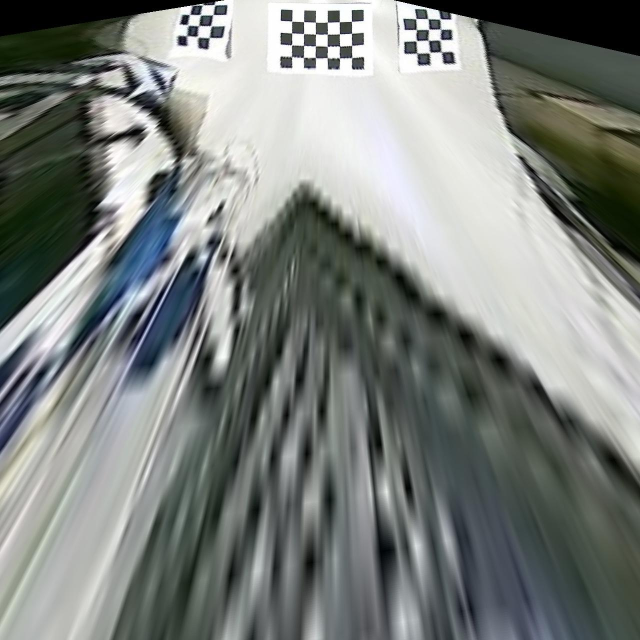
//> input picture transform_stitch/back1.jpg, 1280 x 1280 px (shown at 1/2 size)
$ ./transform_stitch back1.jpg front1.jpg front1.jpg front1.jpg   (built with g++ and OpenCV 4)
//> lines starting //> are read from the running program, lines starting //| are printed output that depends on the picture
#include <iostream>
#include <opencv2/imgproc/imgproc.hpp>
#include <opencv2/highgui/highgui.hpp>
#include <opencv2/calib3d/calib3d.hpp>
#include <vector>

using namespace std;
using namespace cv ;

#define min(x,y) (x>y?y:x)

int main(int argc, char* argv[])
{
	Mat image1 = imread(argv[1]); /* front */
//> image1 is the input picture: 1280 rows x 1280 cols, CV_8UC3; mean B, G, R 126, 129.4, 124.7
	Mat image2 = imread(argv[2]); /* left */
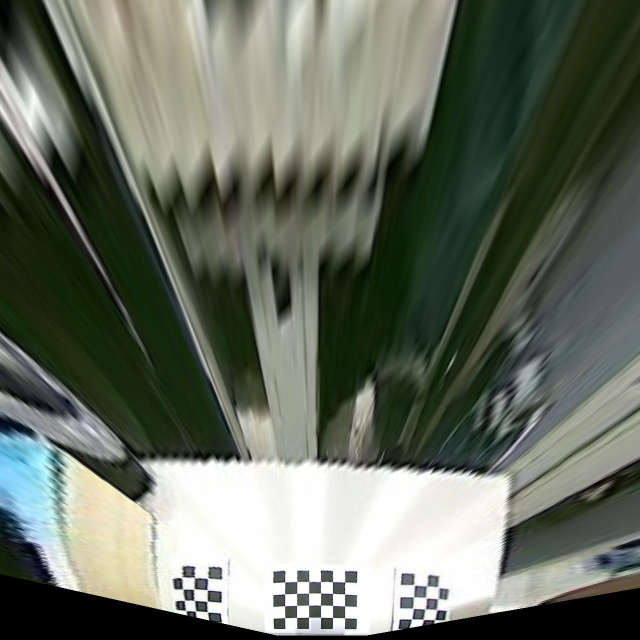
//> input picture transform_stitch/front1.jpg, 1280 x 1280 px (shown at 1/2 size)
//> image2 is the input picture: 1280 rows x 1280 cols, CV_8UC3; mean B, G, R 97, 109.6, 102.2
	Mat image3 = imread(argv[3]); /* back */
	Mat image4 = imread(argv[4]); /* right */

	float w = 24.0f; /* each piece */
	float iw = 1280.0f;
	float ih = 1280.0f;

	vector<Point2f> corners_image1(12);
	vector<Point2f> corners_image2(12);
	vector<Point2f> corners_image3(12);
	vector<Point2f> corners_image4(12);
	vector<Point2f> corners_trans1(12);
	vector<Point2f> corners_trans2(12);
	vector<Point2f> corners_trans3(12);
	vector<Point2f> corners_trans4(12);

	corners_image1[0] = Point2f(364.f,1154.f);
	corners_image1[1] = Point2f(415.f,1155.f);
	corners_image1[2] = Point2f(370.f,1221.f);
	corners_image1[3] = Point2f(415.f,1223.f);
	corners_image1[4] = Point2f(570.f,1164.f);
	corners_image1[5] = Point2f(690.f,1164.f);
	corners_image1[6] = Point2f(570.f,1236.f);
	corners_image1[7] = Point2f(690.f,1236.f);
	corners_image1[8] = Point2f(829.f,1171.f);
	corners_image1[9] = Point2f(878.f,1174.f);
	corners_image1[10] = Point2f(825.f,1239.f);
	corners_image1[11] = Point2f(870.f,1241.f);

	corners_image2[0] = Point2f(1123.f,239.f);
	corners_image2[1] = Point2f(1187.f,240.f);
	corners_image2[2] = Point2f(1108.f,360.f);
	corners_image2[3] = Point2f(1171.f,357.f);
	corners_image2[4] = Point2f(1063.f,594.f);
	corners_image2[5] = Point2f(1196.f,590.f);
	corners_image2[6] = Point2f(1064.f,665.f);
	corners_image2[7] = Point2f(1189.f,665.f);
	corners_image2[8] = Point2f(1085.f,860.f);
	corners_image2[9] = Point2f(1131.f,862.f);
	corners_image2[10] = Point2f(1087.f,920.f);
	corners_image2[11] = Point2f(1129.f,922.f);

	corners_image3[0] = Point2f(385.f,12.f);
	corners_image3[1] = Point2f(428.f,12.f);
	corners_image3[2] = Point2f(371.f,71.f);
	corners_image3[3] = Point2f(419.f,76.f);
	corners_image3[4] = Point2f(583.f,42.f);
	corners_image3[5] = Point2f(701.f,43.f);
	corners_image3[6] = Point2f(584.f,112.f);
	corners_image3[7] = Point2f(703.f,114.f);
	corners_image3[8] = Point2f(832.f,38.f);
	corners_image3[9] = Point2f(882.f,38.f);
	corners_image3[10] = Point2f(836.f,106.f);
	corners_image3[11] = Point2f(884.f,103.f);

	corners_image4[0] = Point2f(148.f,320.f);
	corners_image4[1] = Point2f(197.f,308.f);
	corners_image4[2] = Point2f(150.f,393.f);
	corners_image4[3] = Point2f(199.f,389.f);
	corners_image4[4] = Point2f(118.f,564.f);
	corners_image4[5] = Point2f(237.f,564.f);
	corners_image4[6] = Point2f(120.f,636.f);
	corners_image4[7] = Point2f(237.f,638.f);
	corners_image4[8] = Point2f(156.f,900.f);
	corners_image4[9] = Point2f(200.f,902.f);
	corners_image4[10] = Point2f(152.f,981.f);
	corners_image4[11] = Point2f(197.f,979.f);


	//---------------------
	// |    0    1     2   |
	// |    3          4   |
	// |    5    6     7   |
	//---------------------

#define DX(img, pt) ((corners_image##img[pt*4].x+corners_image##img[pt*4+1].x+corners_image##img[pt*4+2].x+corners_image##img[pt*4+3].x)/4)
#define DY(img, pt) ((corners_image##img[pt*4].y+corners_image##img[pt*4+1].y+corners_image##img[pt*4+2].y+corners_image##img[pt*4+3].y)/4)

	vector<Point2f> chess_center(8);
	chess_center[0].y = (corners_image1[4].y + corners_image1[5].y + corners_image1[6].y + corners_image1[7].y) / 4;
	chess_center[1].y = chess_center[0].y;
	chess_center[2].y = chess_center[0].y;
	chess_center[0].x = (corners_image2[4].x + corners_image2[5].x + corners_image2[6].x + corners_image2[7].x) / 4;
	chess_center[3].x = chess_center[0].x;
	chess_center[5].x = chess_center[0].x;

	float dx10 = (DX(1,1) - DX(1,0));
	float dx21 = (DX(1,2) - DX(1,1));
	corners_trans1[0].x = chess_center[0].x - w;
	corners_trans1[0].y = chess_center[0].y - 1.5 * w;
	corners_trans1[1].x = chess_center[0].x + w;
	corners_trans1[1].y = chess_center[0].y - 1.5 * w;
	corners_trans1[2].x = chess_center[0].x - w;
	corners_trans1[2].y = chess_center[0].y + 1.5 * w;
	corners_trans1[3].x = chess_center[0].x + w;
	corners_trans1[3].y = chess_center[0].y + 1.5 * w;
	corners_trans1[4].x = corners_trans1[0].x + dx10 - 1.5 * w;
	corners_trans1[4].y = corners_trans1[0].y;
	corners_trans1[5].x = corners_trans1[1].x + dx10 + 1.5 * w;
	corners_trans1[5].y = corners_trans1[1].y;
	corners_trans1[6].x = corners_trans1[2].x + dx10 - 1.5 * w;
	corners_trans1[6].y = corners_trans1[2].y;
	corners_trans1[7].x = corners_trans1[3].x + dx10 + 1.5 * w;
	corners_trans1[7].y = corners_trans1[3].y;
	corners_trans1[8].x = corners_trans1[0].x + dx21 + dx10;
	corners_trans1[8].y = corners_trans1[0].y;
	corners_trans1[9].x = corners_trans1[1].x + dx21 + dx10;
	corners_trans1[9].y = corners_trans1[1].y;
	corners_trans1[10].x = corners_trans1[2].x + dx21 + dx10;
	corners_trans1[10].y = corners_trans1[2].y;
	corners_trans1[11].x = corners_trans1[3].x + dx21 + dx10;
	corners_trans1[11].y = corners_trans1[3].y;

	float dy30 = DY(2, 1) - DY(2, 0);
	float dy53 = DY(2, 2) - DY(2, 1);
	corners_trans2[0] = corners_trans1[0];
	corners_trans2[1] = corners_trans1[1];
	corners_trans2[2] = corners_trans1[2];
	corners_trans2[3] = corners_trans1[3];
	corners_trans2[4].x = corners_trans2[0].x - 1.5 * w;
	corners_trans2[4].y = corners_trans2[0].y + dy30;
	corners_trans2[5].x = corners_trans2[1].x + 1.5 * w;
	corners_trans2[5].y = corners_trans2[1].y + dy30;
	corners_trans2[6].x = corners_trans2[2].x - 1.5 * w;
	corners_trans2[6].y = corners_trans2[2].y + dy30;
	corners_trans2[7].x = corners_trans2[3].x + 1.5 * w;
	corners_trans2[7].y = corners_trans2[3].y + dy30;
	corners_trans2[8].x = corners_trans2[0].x;
	corners_trans2[8].y = corners_trans2[0].y + dy53 + dy30;
	corners_trans2[9].x = corners_trans2[1].x;
	corners_trans2[9].y = corners_trans2[1].y + dy53 + dy30;
	corners_trans2[10].x = corners_trans2[2].x;
	corners_trans2[10].y = corners_trans2[2].y + dy53 + dy30;
	corners_trans2[11].x = corners_trans2[3].x;
	corners_trans2[11].y = corners_trans2[3].y + dy53 + dy30;

	float dx65 = (DX(3,1) - DX(3,0));
	float dx76 = (DX(3,2) - DX(3,1));
	corners_trans3[0] = corners_trans2[8];
	corners_trans3[1] = corners_trans2[9];
	corners_trans3[2] = corners_trans2[10];
	corners_trans3[3] = corners_trans2[11];
	corners_trans3[4].x = corners_trans3[0].x + dx65 - 1.5 * w;
	corners_trans3[4].y = corners_trans3[0].y;
	corners_trans3[5].x = corners_trans3[1].x + dx65 + 1.5 * w;
	corners_trans3[5].y = corners_trans3[1].y;
	corners_trans3[6].x = corners_trans3[2].x + dx65 - 1.5 * w;
	corners_trans3[6].y = corners_trans3[2].y;
	corners_trans3[7].x = corners_trans3[3].x + dx65 + 1.5 * w;
	corners_trans3[7].y = corners_trans3[3].y;
	corners_trans3[8].x = corners_trans3[0].x + dx76 + dx65;
	corners_trans3[8].y = corners_trans3[0].y;
	corners_trans3[9].x = corners_trans3[1].x + dx76 + dx65;
	corners_trans3[9].y = corners_trans3[1].y;
	corners_trans3[10].x = corners_trans3[2].x + dx76 + dx65;
	corners_trans3[10].y = corners_trans3[2].y;
	corners_trans3[11].x = corners_trans3[3].x + dx76 + dx65;
	corners_trans3[11].y = corners_trans3[3].y;

	float dy42 = DY(4, 1) - DY(4, 0);
	float dy74 = DY(4, 2) - DY(4, 1);
	corners_trans4[0] = corners_trans1[8];
	corners_trans4[1] = corners_trans1[9];
	corners_trans4[2] = corners_trans1[10];
	corners_trans4[3] = corners_trans1[11];
	corners_trans4[4].x = corners_trans4[0].x - 1.5 * w;
	corners_trans4[4].y = corners_trans4[0].y + dy42;
	corners_trans4[5].x = corners_trans4[1].x + 1.5 * w;
	corners_trans4[5].y = corners_trans4[1].y + dy42;
	corners_trans4[6].x = corners_trans4[2].x - 1.5 * w;
	corners_trans4[6].y = corners_trans4[2].y + dy42;
	corners_trans4[7].x = corners_trans4[3].x + 1.5 * w;
	corners_trans4[7].y = corners_trans4[3].y + dy42;
	corners_trans4[8] = corners_trans3[8];
	corners_trans4[9] = corners_trans3[9];
	corners_trans4[10] = corners_trans3[10];
	corners_trans4[11] = corners_trans3[11];

#define SET4(d,s,start) do {d[0]=s[0+start];d[1]=s[1+start];d[2]=s[2+start];d[3]=s[3+start];} while(0)
#define MINUSX4(d, n) do {d[0].x-=n;d[1].x-=n;d[2].x-=n;d[3].x-=n;} while(0)
#define MINUSY4(d, n) do {d[0].y-=n;d[1].y-=n;d[2].y-=n;d[3].y-=n;} while(0)
	float alpha = 0.5f;
	float alpha2 = 0.8f;
	Mat blending;
	Mat img_trans;
	resize(image1, img_trans, Size(2560, 2560), 0, 0, CV_INTER_LINEAR);
	Mat roi_img;
	Rect r;
	Mat transform;
	vector<Point2f> orig(4);
	vector<Point2f> trans(4);

	/* image1 part2 */
	r.x = corners_image1[3].x + 1.5 * w;
	r.y = 0;
	r.width = (corners_image1[10].x - 1.5 * w) - r.x;
	r.height = ih;
	//roi_img.release();
	image1(r).copyTo(roi_img);
	SET4(orig, corners_image1, 4);
	MINUSX4(orig, r.x);
	SET4(trans, corners_trans1, 4);
	trans[0].x -= 2;
	trans[0].y += 20;
	trans[1].y += 18;
	transform = getPerspectiveTransform(orig, trans);
	warpPerspective(roi_img, img_trans, transform, img_trans.size());
	addWeighted(img_trans, alpha2, img_trans, 0.0, 0.0, blending);

	/* image2 part2 */
	r.x = 0;
	r.y = corners_image2[2].y + 1.5 * w;
	r.width = iw;
	r.height = (corners_image2[8].y - 1.5 * w) - r.y;
	roi_img.release();
	image2(r).copyTo(roi_img);
//> roi_img: 428 rows x 1280 cols, CV_8UC3
	SET4(orig, corners_image2, 4);
	MINUSY4(orig, r.y);
	SET4(trans, corners_trans2, 4);
	trans[0].y -= 25;
	trans[1].y -= 25;
	transform = getPerspectiveTransform(orig, trans);
	warpPerspective(roi_img, img_trans, transform, img_trans.size());
	addWeighted(img_trans, alpha2, blending, 1.0, 0.0, blending);

	/* image3 part2 */
	r.x = corners_image3[3].x + 1.5 * w;
	r.y = 0;
	r.width = (corners_image3[10].x - 1.5 * w) - r.x;
	r.height = ih;
	roi_img.release();
	image3(r).copyTo(roi_img);
//> roi_img: 1280 rows x 345 cols, CV_8UC3
	SET4(orig, corners_image3, 4);
	MINUSX4(orig, r.x);
	SET4(trans, corners_trans3, 4);
	transform = getPerspectiveTransform(orig, trans);
	warpPerspective(roi_img, img_trans, transform, img_trans.size());
	addWeighted(img_trans, alpha2, blending, 1.0, 0.0, blending);

	/* image4 part2 */
	r.x = 0;
	r.y = corners_image4[2].y + 1.5 * w;
	r.width = iw;
	r.height = (corners_image4[8].y - 1.5 * w) - r.y;
	roi_img.release();
	image4(r).copyTo(roi_img);
//> roi_img: 435 rows x 1280 cols, CV_8UC3
	SET4(orig, corners_image4, 4);
	MINUSY4(orig, r.y);
	SET4(trans, corners_trans4, 4);
	trans[0].x -= 2;
	trans[0].y -= 6;
	trans[1].x -= 6;
	trans[1].y -= 8;
	transform = getPerspectiveTransform(orig, trans);
	warpPerspective(roi_img, img_trans, transform, img_trans.size());
	addWeighted(img_trans, alpha2, blending, 1.0, 0.0, blending);

	/* image1 part1 */
	r.x = 0;
	r.y = 0;
	r.width = corners_image1[3].x + 2 * w;
	r.height = ih;
	roi_img.release();
	image1(r).copyTo(roi_img);
//> roi_img: 1280 rows x 463 cols, CV_8UC3
	SET4(orig, corners_image1, 0);
	SET4(trans, corners_trans1, 0);
	transform = getPerspectiveTransform(orig, trans);
	warpPerspective(roi_img, img_trans, transform, img_trans.size());
	addWeighted(blending, 1.0, img_trans, alpha, 0.0, blending);

	/* image1 part3 */
	r.x = corners_image1[8].x - 2 * w;
	r.y = 0;
	r.width = iw - r.x;
	r.height = ih;
	roi_img.release();
	image1(r).copyTo(roi_img);
//> roi_img: 1280 rows x 499 cols, CV_8UC3
	SET4(orig, corners_image1, 8);
	MINUSX4(orig, r.x);
	SET4(trans, corners_trans1, 8);
	transform = getPerspectiveTransform(orig, trans);
	warpPerspective(roi_img, img_trans, transform, img_trans.size());
	addWeighted(blending, 1.0, img_trans, alpha, 0.0, blending);


	/* image2 part1 */
	r.x = 0;
	r.y = 0;
	r.width = iw;
	r.height = corners_image2[2].y + 2 * w;
	roi_img.release();
	image2(r).copyTo(roi_img);
//> roi_img: 408 rows x 1280 cols, CV_8UC3
	SET4(orig, corners_image2, 0);
	SET4(trans, corners_trans2, 0);
	transform = getPerspectiveTransform(orig, trans);
	warpPerspective(roi_img, img_trans, transform, img_trans.size());
	addWeighted(blending, 1.0, img_trans, alpha, 0.0, blending);

	/* image2 part3 */
	r.x = 0;
	r.y = corners_image2[8].y - 2 * w;
	r.width = iw;
	r.height = ih-r.y;
	roi_img.release();
	image2(r).copyTo(roi_img);
//> roi_img: 468 rows x 1280 cols, CV_8UC3
	SET4(orig, corners_image2, 8);
	MINUSY4(orig, r.y);
	SET4(trans, corners_trans2, 8);
	transform = getPerspectiveTransform(orig, trans);
	warpPerspective(roi_img, img_trans, transform, img_trans.size());
	addWeighted(blending, 1.0, img_trans, alpha, 0.0, blending);

	/* image3 part1 */
	r.x = 0;
	r.y = 0;
	r.width = corners_image3[3].x + 2 * w;
	r.height = ih;
	roi_img.release();
	image3(r).copyTo(roi_img);
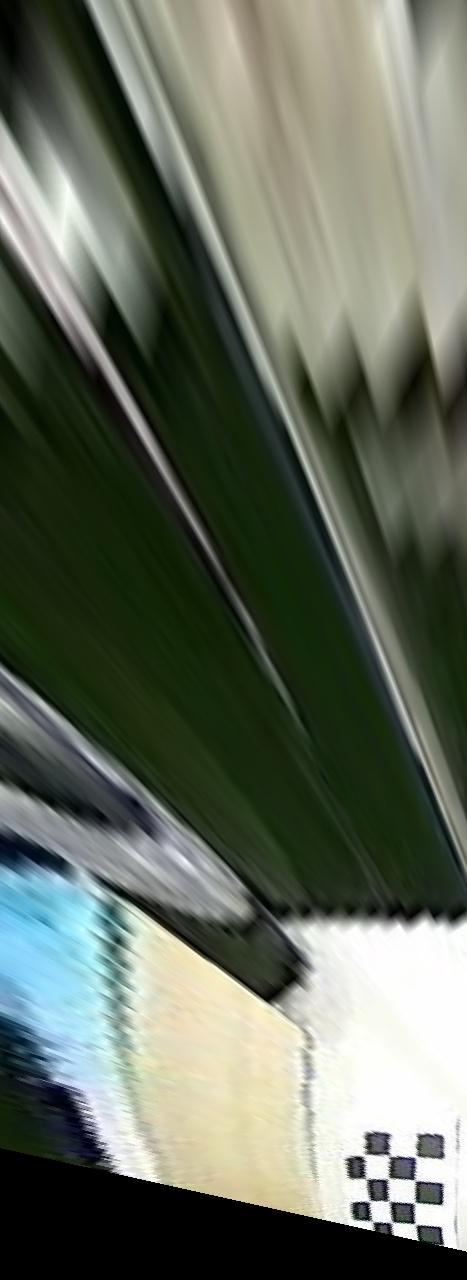
//> roi_img: 1280 rows x 467 cols, CV_8UC3; mean B, G, R 93.5, 107.1, 99.6
	SET4(orig, corners_image3, 0);
	MINUSX4(orig, r.x);
	SET4(trans, corners_trans3, 0);
	transform = getPerspectiveTransform(orig, trans);
	warpPerspective(roi_img, img_trans, transform, img_trans.size());
	addWeighted(blending, 1.0, img_trans, alpha, 0.0, blending);

	/* image3 part3 */
	r.x = corners_image3[8].x - 2 * w;
	r.y = 0;
	r.width = iw - r.x;
	r.height = ih;
	roi_img.release();
	image3(r).copyTo(roi_img);
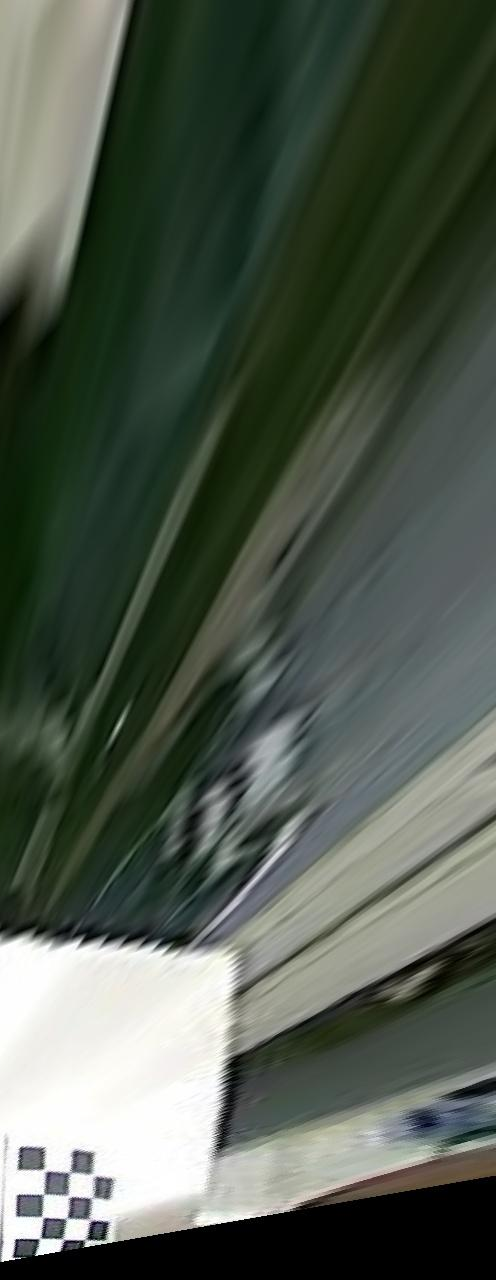
//> roi_img: 1280 rows x 496 cols, CV_8UC3; mean B, G, R 77.7, 89.4, 79.8
	SET4(orig, corners_image3, 8);
	MINUSX4(orig, r.x);
	SET4(trans, corners_trans3, 8);
	transform = getPerspectiveTransform(orig, trans);
	warpPerspective(roi_img, img_trans, transform, img_trans.size());
	addWeighted(blending, 1.0, img_trans, alpha, 0.0, blending);

	/* image4 part1 */
	r.x = 0;
	r.y = 0;
	r.width = iw;
	r.height = corners_image4[2].y + 2 * w;
	roi_img.release();
	image4(r).copyTo(roi_img);
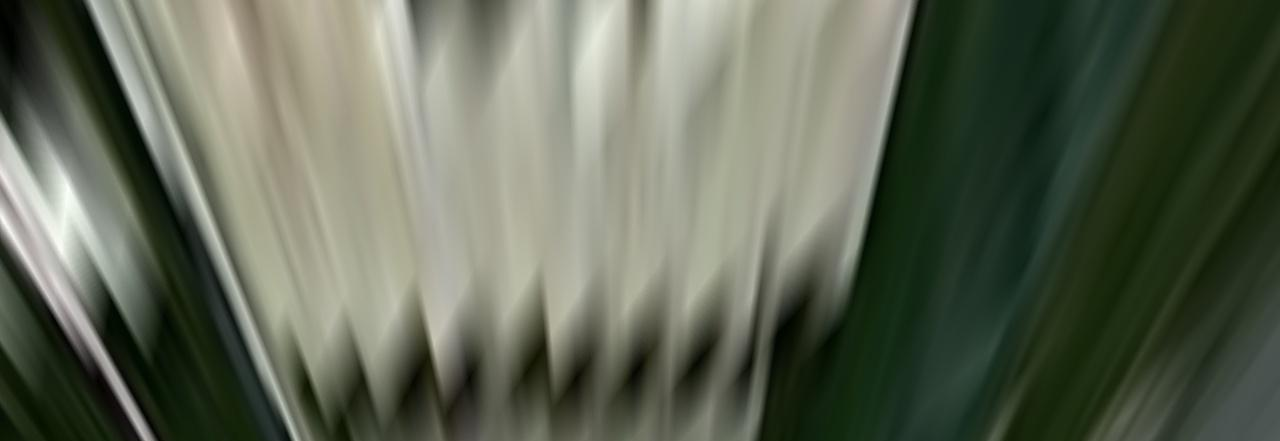
//> roi_img: 441 rows x 1280 cols, CV_8UC3; mean B, G, R 85.6, 102.4, 95.4
	SET4(orig, corners_image4, 0);
	MINUSY4(orig, r.y);
	SET4(trans, corners_trans4, 0);
	transform = getPerspectiveTransform(orig, trans);
	warpPerspective(roi_img, img_trans, transform, img_trans.size());
	addWeighted(blending, 1.0, img_trans, alpha, 0.0, blending);

	/* image4 part3 */
	r.x = 0;
	r.y = corners_image4[8].y - 2 * w;
	r.width = iw;
	r.height = ih-r.y;
	roi_img.release();
	image4(r).copyTo(roi_img);
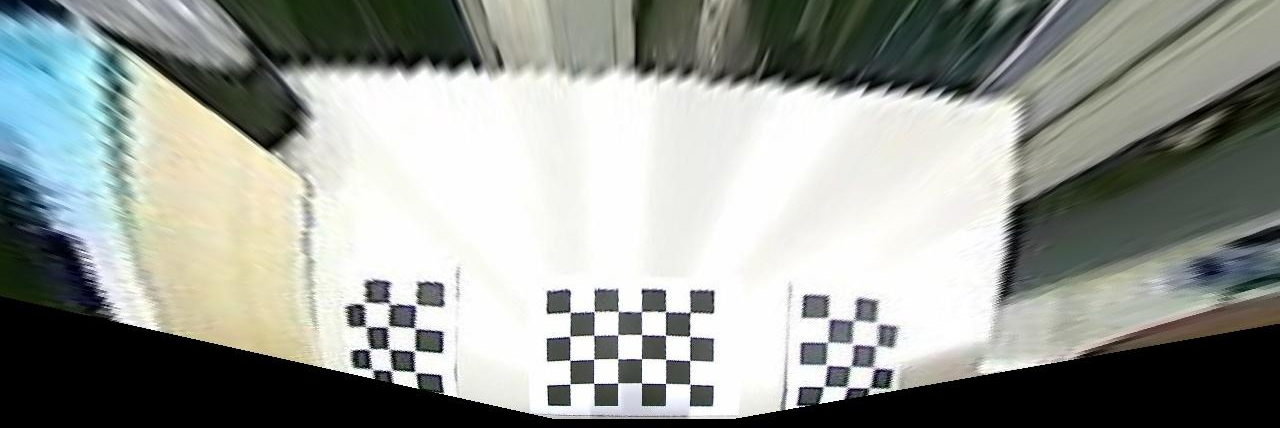
//> roi_img: 428 rows x 1280 cols, CV_8UC3; mean B, G, R 149.2, 154.7, 150.5
	SET4(orig, corners_image4, 8);
	MINUSY4(orig, r.y);
	SET4(trans, corners_trans4, 8);
	transform = getPerspectiveTransform(orig, trans);
	warpPerspective(roi_img, img_trans, transform, img_trans.size());
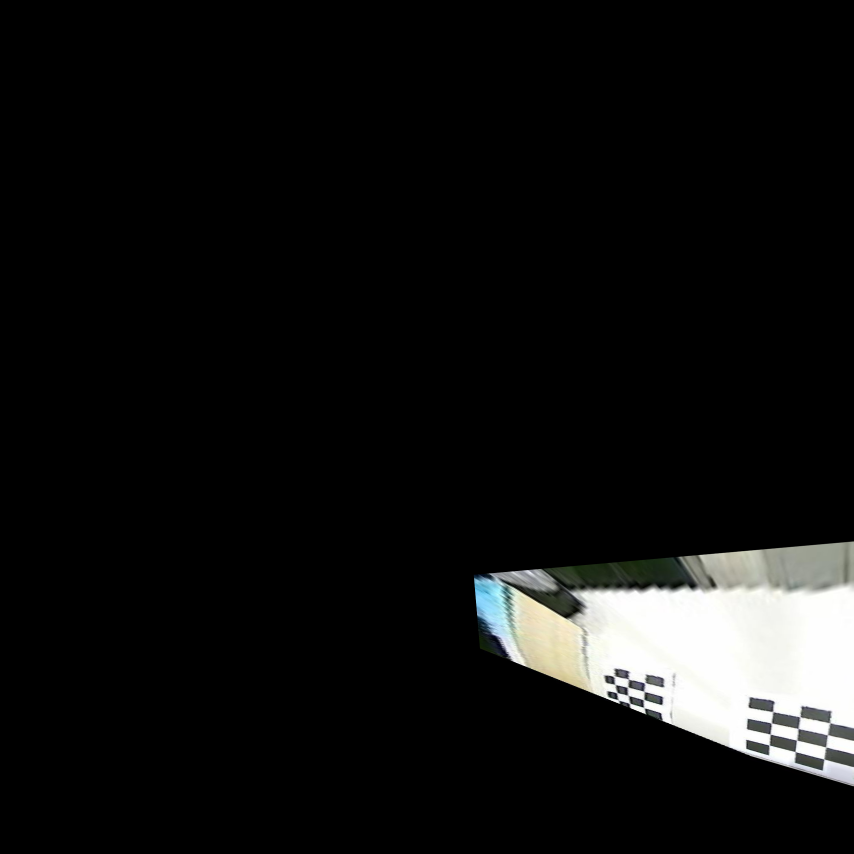
//> img_trans: 2560 rows x 2560 cols, CV_8UC3 (shown at 1/3 size); mean B, G, R 16.6, 17.1, 16.9
	addWeighted(blending, 1.0, img_trans, alpha, 0.0, blending);
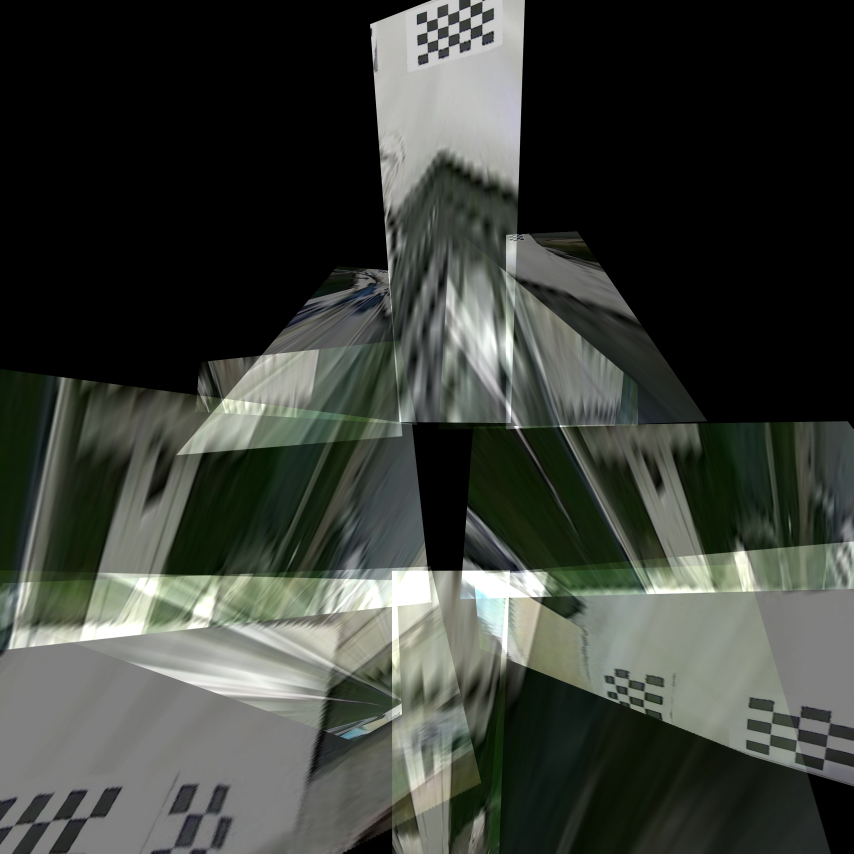
//> blending: 2560 rows x 2560 cols, CV_8UC3 (shown at 1/3 size); mean B, G, R 57, 63.2, 59.3

	imshow("blending", blending);
	imwrite("blending.jpg", blending);
	waitKey(0);

	return 0 ;
}
